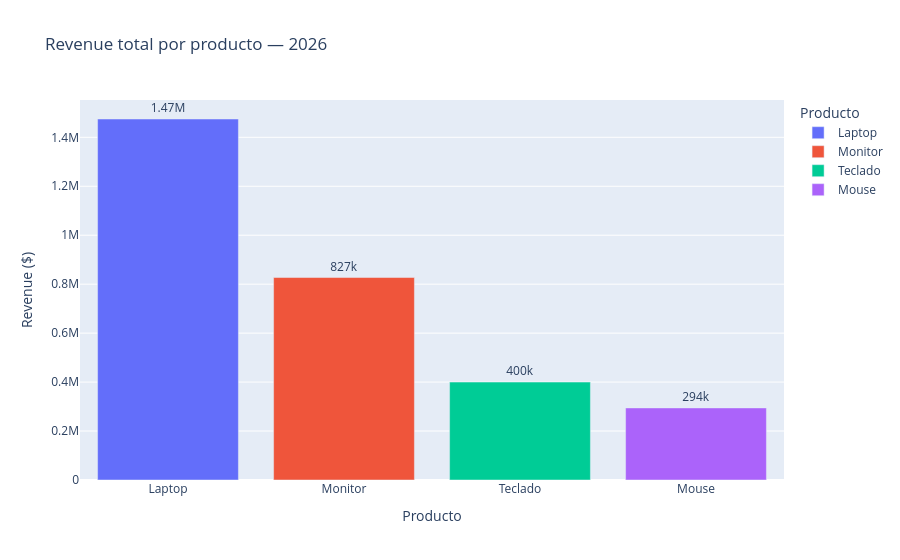

Write notebook code for a chart like this one.
### Markdown cell above
---
## 2. Bar Plot — Comparación entre categorías

### Code cell
# Revenue por producto
rev_prod = (
    df.groupby('Producto')['Revenue']
    .sum()
    .reset_index()
    .sort_values('Revenue', ascending=False)
)

fig = px.bar(
    rev_prod,
    x='Producto', y='Revenue',
    color='Producto',
    title='Revenue total por producto — 2026',
    text_auto='.3s',           # etiquetas automáticas
    labels={'Revenue': 'Revenue ($)'},
)
fig.update_traces(textposition='outside')
fig.show()

### Figure 1 — Plotly figure (JSON) as saved in the notebook; plotly's stock layout.template omitted (floating-point values rounded to 4 significant figures)
{"data": [{"hovertemplate": "Producto=%{x}<br>Revenue ($)=%{y}<extra></extra>", "legendgroup": "Laptop", "marker": {"color": "#636efa", "pattern": {"shape": ""}}, "name": "Laptop", "orientation": "v", "showlegend": true, "textposition": "outside", "texttemplate": "%{y:.3s}", "type": "bar", "x": ["Laptop"], "xaxis": "x", "y": [1474800], "yaxis": "y"}, {"hovertemplate": "Producto=%{x}<br>Revenue ($)=%{y}<extra></extra>", "legendgroup": "Monitor", "marker": {"color": "#EF553B", "pattern": {"shape": ""}}, "name": "Monitor", "orientation": "v", "showlegend": true, "textposition": "outside", "texttemplate": "%{y:.3s}", "type": "bar", "x": ["Monitor"], "xaxis": "x", "y": [827200], "yaxis": "y"}, {"hovertemplate": "Producto=%{x}<br>Revenue ($)=%{y}<extra></extra>", "legendgroup": "Teclado", "marker": {"color": "#00cc96", "pattern": {"shape": ""}}, "name": "Teclado", "orientation": "v", "showlegend": true, "textposition": "outside", "texttemplate": "%{y:.3s}", "type": "bar", "x": ["Teclado"], "xaxis": "x", "y": [400000], "yaxis": "y"}, {"hovertemplate": "Producto=%{x}<br>Revenue ($)=%{y}<extra></extra>", "legendgroup": "Mouse", "marker": {"color": "#ab63fa", "pattern": {"shape": ""}}, "name": "Mouse", "orientation": "v", "showlegend": true, "textposition": "outside", "texttemplate": "%{y:.3s}", "type": "bar", "x": ["Mouse"], "xaxis": "x", "y": [294490], "yaxis": "y"}], "layout": {"barmode": "relative", "legend": {"title": {"text": "Producto"}, "tracegroupgap": 0}, "title": {"text": "Revenue total por producto — 2026"}, "xaxis": {"anchor": "y", "categoryarray": ["Laptop", "Monitor", "Teclado", "Mouse"], "categoryorder": "array", "domain": [0, 1], "title": {"text": "Producto"}}, "yaxis": {"anchor": "x", "domain": [0, 1], "title": {"text": "Revenue ($)"}}}}
